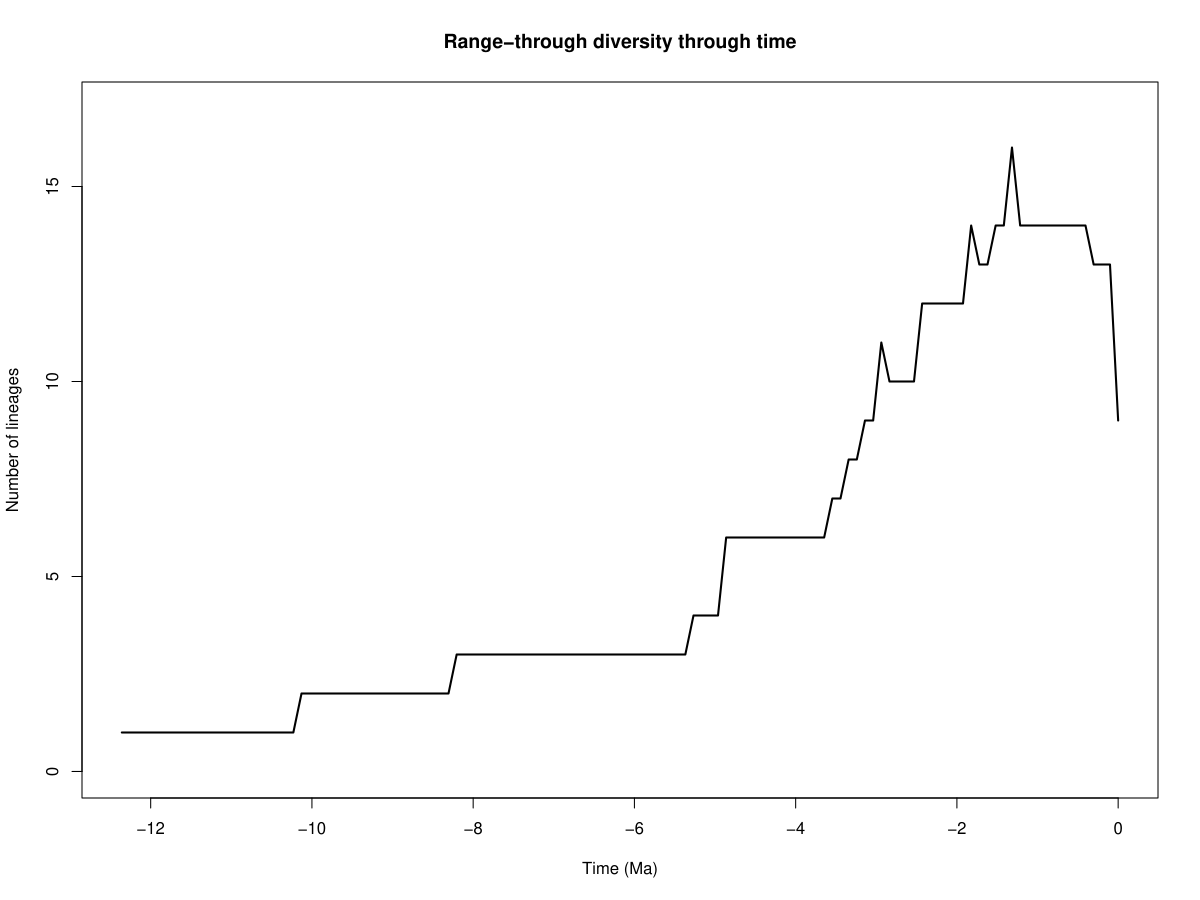

The R source for this figure:

    setwd("/home/node/.openclaw/workspace/vi-foundry/results/canid-dd-analysis/pyrate_mcmc_logs")
    tbl = read.table(file = "Canis_pbdb_data_1_Grj_se_est_ltt.txt",header = T)
    pdf(file='Canis_pbdb_data_1_Grj_se_est_ltt.pdf',width=12, height=9)
    time = -tbl$time
    library(scales)
    plot(time,tbl$diversity, type="n",ylab= "Number of lineages", xlab="Time (Ma)", main="Range-through diversity through time", ylim=c(0,17.0),xlim=c(min(time),0))
    polygon(c(time, rev(time)), c(tbl$M_div, rev(tbl$m_div)), col = alpha("#504A4B",0.5), border = NA)
    lines(time,tbl$diversity, type="l",lwd = 2)
    n<-dev.off()
    
